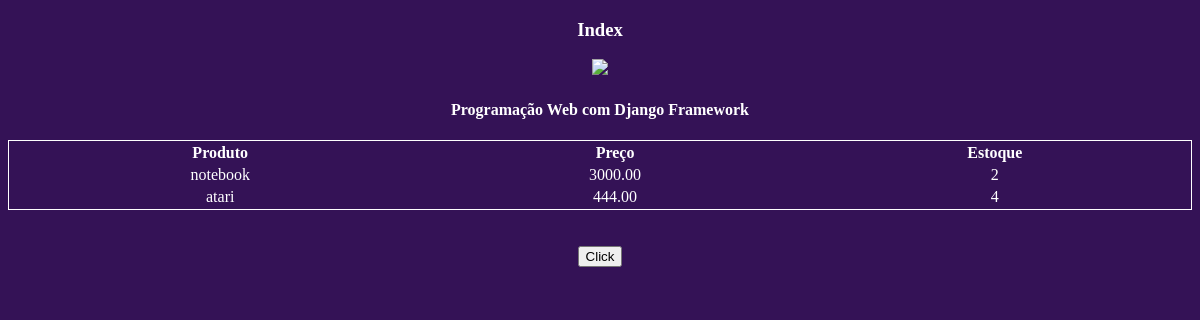
Before: / with the older database file.
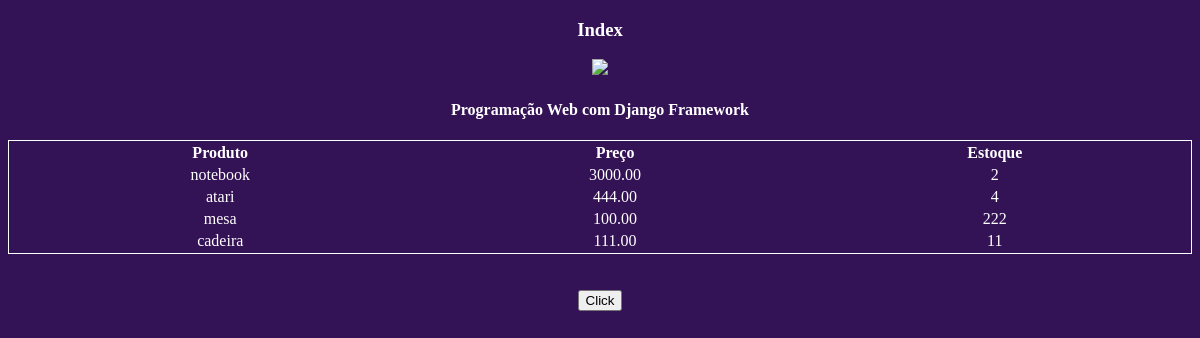
After: the same page with the newer database file.
### core/models.py (models this page shows, shortened)
class Produto(models.Model):
    nome = models.CharField('Nome', max_length=100)
    preco = models.DecimalField('Preço', decimal_places=2, max_digits=8)
    estoque = models.IntegerField('Quantidade em estoque')

### core/views.py (the view)
# urls.py: path('', index, name='index'),
def index(request):
    produtos = Produto.objects.all()
    context = {
        'curso': 'Programação Web com Django Framework',
        'produtos': produtos
    }
    return render(request, 'index.html', context)

### core/templates/index.html (shortened to what this page needs)
{% load static %}
<!DOCTYPE html>
<html lang="pt-br">
<head>
    <link rel="stylesheet" href="{% static 'css/estilo.css' %}">
</head>
<body>
    <center>
    <h3>Index</h3>
    <img src="{% static 'images/django.jpg' %}"/>
    <h4>{{ curso }}</h4>
    <table>
        <thead>
            <tr>
                <th>Produto</th>
                <th>Preço</th>
                <th>Estoque</th>
            </tr>
        </thead>
        <tbody>
            {% for produto in produtos %}
                <tr>
                    <td><a href="{% url 'produto' produto.id %}">{{ produto.nome }}</a></td>
                    <td>{{ produto.preco }}</td>
                    <td>{{ produto.estoque }}</td>
                </tr>
            {% endfor %}
        </tbody>
    </table>
    <br><br>
    <button onclick="teste();">Click</button>
    </center>
</body>
</html>

### core/static/css/estilo.css (style rules this page uses)
body { background-color: #341256; color: #ffffff; }
a { text-decoration: none; color: #ffffff; }
table { border: 1px solid white; width: 100%; text-align: center; vertical-align: center; }

Changed rows visible on the page:
added Produto: nome "mesa", preco "100.00", estoque "222"
added Produto: nome "cadeira", preco "111.00", estoque "11"
